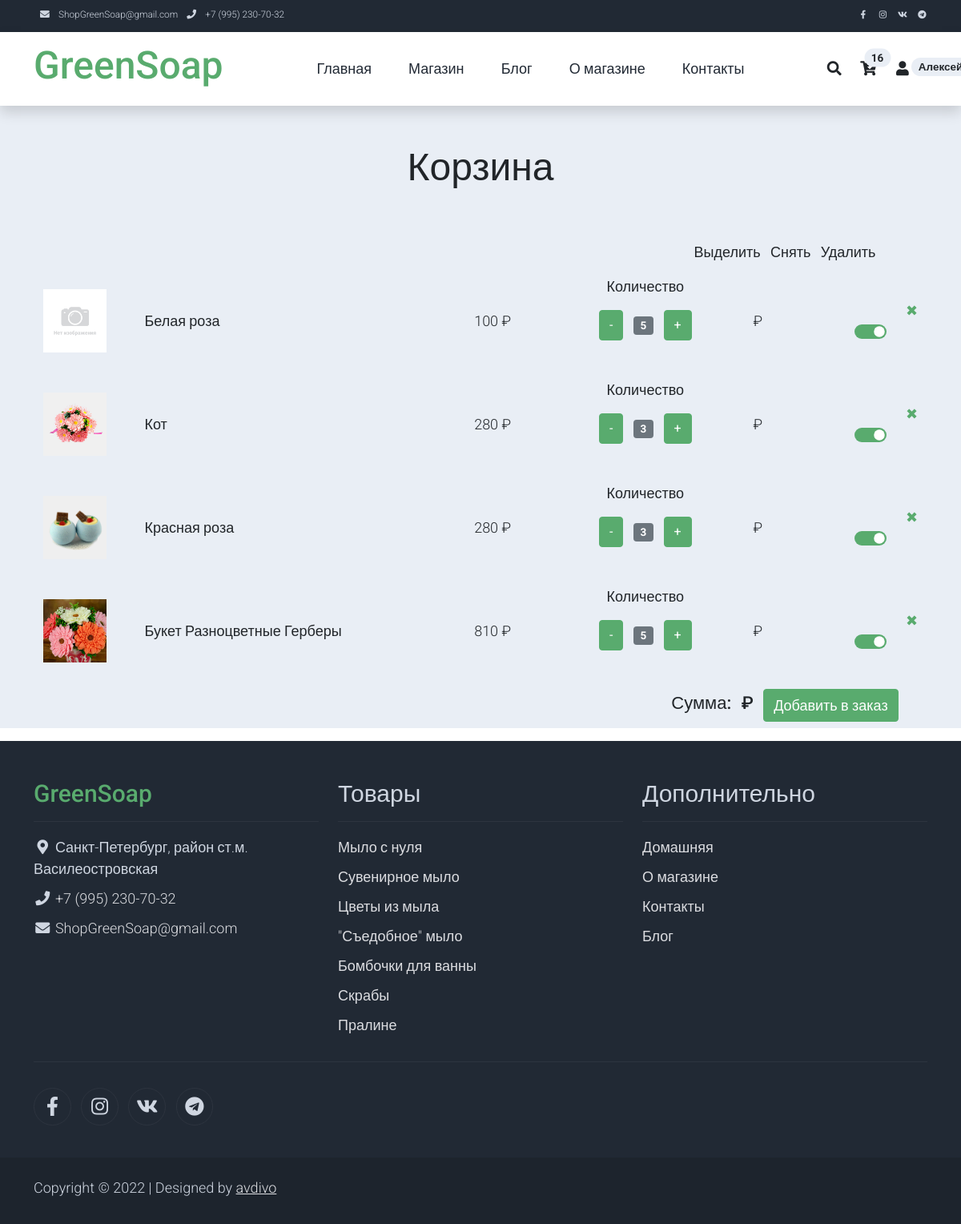
The app's page /basket/ (signed in), older data.
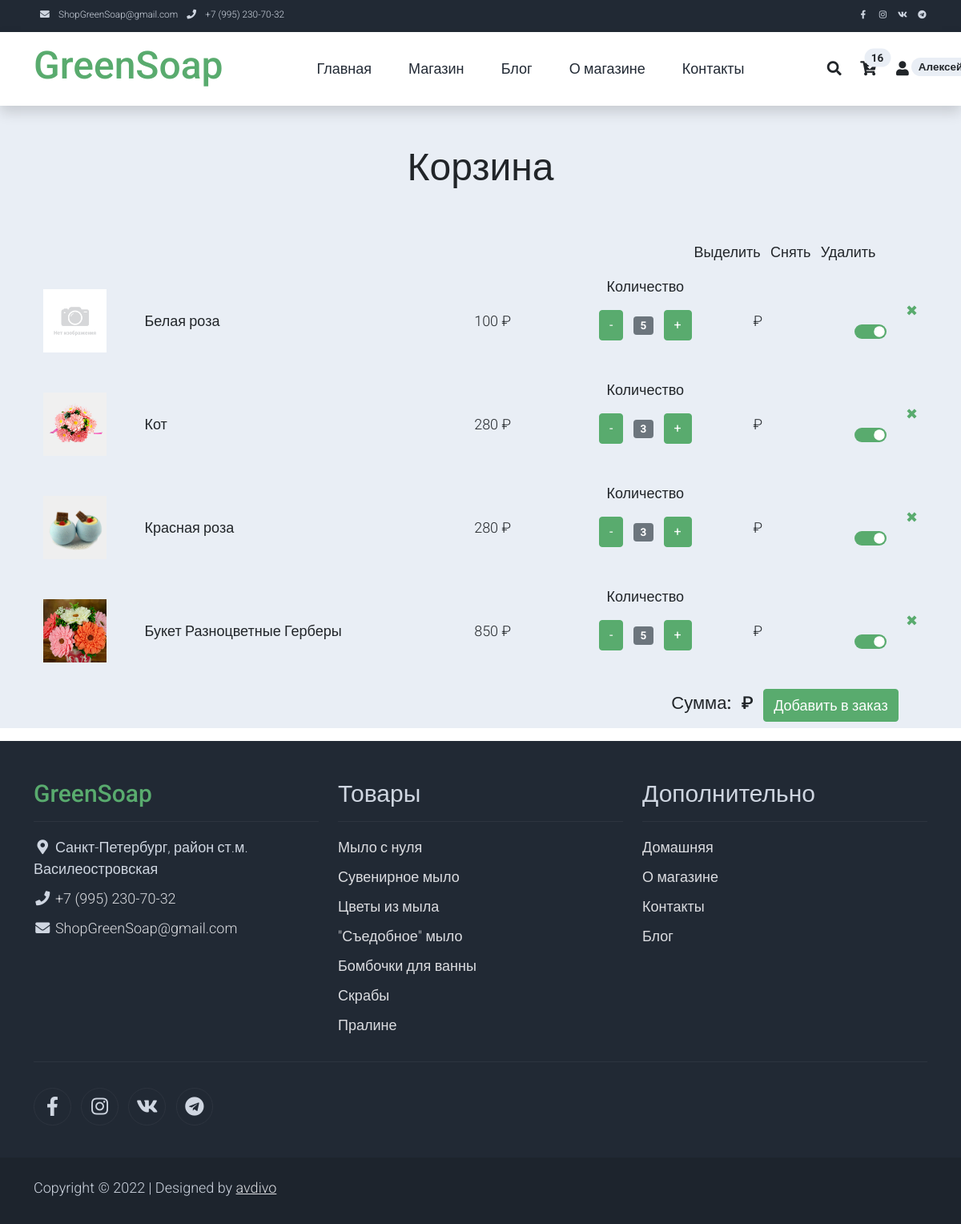
The same page, newer data.
### product/models.py (models this page shows, shortened)
class Product(models.Model):
    name = models.CharField(max_length=128, verbose_name=u'Название')  # Название товара
    category = models.ForeignKey(Category, on_delete=models.PROTECT,
                                 verbose_name=u'Категория')  # К какой категории относится товар
    alias = models.CharField(max_length=64, blank=False, unique=True, default='!!!', verbose_name=u'Псевдоним')  # Псевдоним поля
    holiday = models.ManyToManyField(Holiday, default='1', blank=False,
                                 verbose_name=u'Праздник')  # К какому празднику подходит товар
    description = models.TextField(blank=True, verbose_name=u'Описание')  # Описание товара
    price = models.IntegerField(default=0, verbose_name=u'Цена')  # Цена за единицу
    quantity = models.IntegerField(default=0, verbose_name=u'Остаток')  # Остаток на складе
    popular = models.IntegerField(default=0, verbose_name=u'Популярность')  # Популярность товара
    discount = models.IntegerField(default=0, verbose_name=u'Скидка')  # Скидка (сумма скидки, не %)
    active = models.BooleanField(default=True, verbose_name=u'Активен')  # Товар Активен
    article = models.CharField(max_length=8,
                               blank=True, default=None,
                               verbose_name=u'Артикль')  # Артикль (получается с применением префикса PRODUCT_PREFIX)
    class Meta:
        verbose_name = 'Товар'
        verbose_name_plural = 'Товары'
    @property
    def actual_price(self):
        return self.price - self.discount if self.active else 0

### shop/views.py (the view, shortened to what this page needs)
# urls.py: path('basket/', basket, name='basket'),
def basket(request, new_basket=None):
    request.session['return'] = 'basket'  # Запоминаем последнюю страницу
    request.session.modified = True  # Без этого сессии с Ajax не сохраняются
    basket = get_basket(request)  # Получаем корзину в виде словаря
    products = []  # Список товаров в корзине
    for id, quantity in basket.items():
        products.append(Product.objects.get(id=id))
        products[-1].quantity = quantity  # Добавляем свойство с количеством товаров
    products = select_main_photo(products)
    return render(request, 'basket.html', locals())

### profile/templatetags/user_tags.py (called while the page is built)
@register.simple_tag(takes_context=True)
def basket_count(context):
    request = context['request']
    try:
        if request.user.is_authenticated:
            basket = Profile.objects.get(user=request.user).basket
        else:
            if 'basket' in request.session:
                basket = request.session['basket']
            else:
                return ''
        if not isinstance(basket, dict):
            basket = eval(basket)
    except:
        return ''
    q = sum(x for x in basket.values())
    return q if q else ''

### shop/views.py (called while the page is built)
def select_main_photo(products):
    for product in products:
        photo = ProductImage.objects.filter(product_id=product.id, active=True,
                                            main=True)  # Выбираем главную фотографию для товара
        product.photo = settings.NO_PHOTO
        if len(photo):
            product.photo = photo[0].image.url
    return products

### templates/basket.html (shortened to what this page needs)
{% extends 'base.html' %}
{% load static %}
{% block head_plus %}
 <link rel="stylesheet" href="{% static '/css/custom.css' %}">
{% endblock head_plus %}
{% block content %}
<div class="all bg-light">
    <div class="container-fluid py-5">
        <div class="row">
            <div class="col-md-6 m-auto text-center">
                <h1 class="h1">Корзина</h1>
            </div>
        </div>
    </div>
    <div class="table">
        <div class="container">
            <div class="row justify-content-end">
                <div class="col-md-4 text-center">
                    <li class="list-inline-item">
                        <a class="h6 text-dark text-decoration-none mr-3" id="select" href="#">Выделить</a>
                    </li>
                    <li class="list-inline-item">
                        <a class="h6 text-dark text-decoration-none mr-3" id="clear" href="#">Снять</a>
                    </li>
                    <li class="list-inline-item">
                        <a class="h6 text-dark text-decoration-none mr-3" id="delete" href="#">Удалить</a>
                    </li>
                </div>
            </div>
            {% if products %}
            {% for product in products %}
            <div class="row" id="row_{{ product.id }}">
                <div class="col-md-1 m-auto text-center">
                    <img {% if not product.active %} style="filter: brightness(40%);" {% endif %} class="card-img rounded-0 img-fluid" src="{{ product.photo }}">
                </div>
                <div class="col-md-4 m-auto">
                    <a href="{% url 'shop-single' product.alias %}" class="h4 text-dark text-decoration-none">{{ product.name }}</a>
                </div>
                <div class="col-md-1 m-auto">
                    <span id="price_{{ product.id }}">{{ product.actual_price }}</span> &#x20bd;
                </div>
                <div class="col-md-2 m-auto text-center">
                    <div class="">
                        <ul class="list-inline pb-3">
                            <li>
                                <p>Количество</p>
                            </li>
                            <li class="list-inline-item"><span class="btn btn-success" name="btn-minus" id="{{ product.id }}">-</span></li>
                            <li class="list-inline-item"><span class="badge bg-secondary" id="var-value_{{ product.id }}">{{ product.quantity }}</span></li>
                            <li class="list-inline-item"><span class="btn btn-success" name="btn-plus" id="{{ product.id }}">+</span></li>
                        </ul>
                    </div>
                </div>
                <div class="col-md-1 m-auto">
                    <span id="sum_{{ product.id }}">0</span> &#x20bd;
                </div>
                <div class="col-md-1 m-auto">
                    <div align="right"><a class="manag text-decoration-none" href="#" id="{{ product.id }}"> &#10006; </a></div>
                    <div class="form-switch">
                        <input class="form-check-input" type="checkbox" name="{{ product.id }}" id="switch_{{ product.id }}" checked>
                    </div>
                </div>
            </div>
            {% endfor %}
            <div class="row justify-content-end">
                <div class="col-md-4 text-center">
                    <li class="list-inline-item">
                        <span class="h3">Сумма:</span>
                    </li>
                    <li class="list-inline-item">
                        <span class="h3"><span id="total_sum">0</span> &#x20bd;</span>
                    </li>
                    <li class="list-inline-item">
                        <a class="btn btn-success" name="send">Добавить в заказ</a>
                    </li>
                </div>
            </div>
            {% endif %}
        </div>
    </div>
</div>
{% endblock content %}

Row changes from the older to the newer data that the page shows:
changed Product "Букет Разноцветные Герберы": actual_price "810" → "850"
